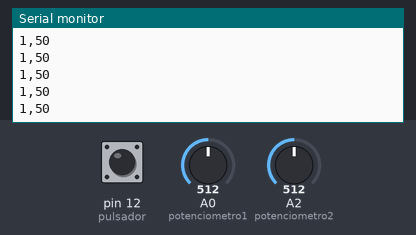
This sketch was run on a simulated Arduino Uno, built with avr-gcc and run on an emulated ATmega328P. On the bench: the last lines printed to the serial monitor. The test bench sets the inputs (shaded band); at power-on: A0 (potenciometro1) = 512, pin 12 (pulsador) HIGH, A2 (potenciometro2) = 512.

Above: at 1.2 s.
1.3 s: A0 (potenciometro1) set to 716
At 1.33 s:
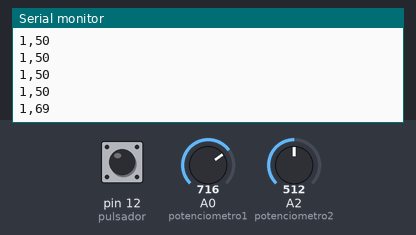
2.8 s: pin 12 (pulsador) pulled LOW for 0.15 s
At 2.85 s:
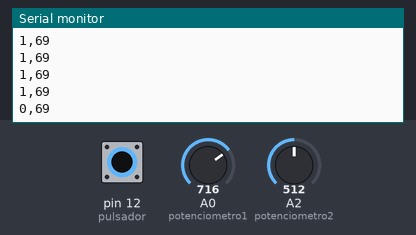
4.4 s: A0 (potenciometro1) set to 900
At 4.41 s:
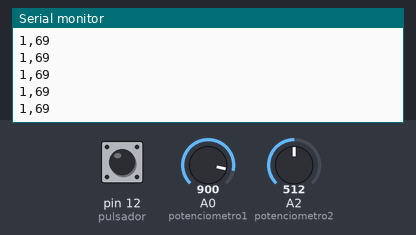
5.9 s: pin 12 (pulsador) pulled LOW for 1 s
At 5.93 s:
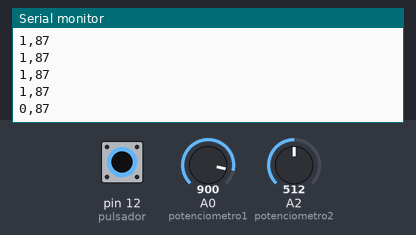
8.4 s: A0 (potenciometro1) set to 0
At 8.4 s:
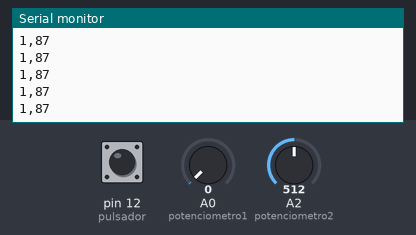
Timing chart, 0 to 11.4 s (numbered marks = the images above; inputs shaded):
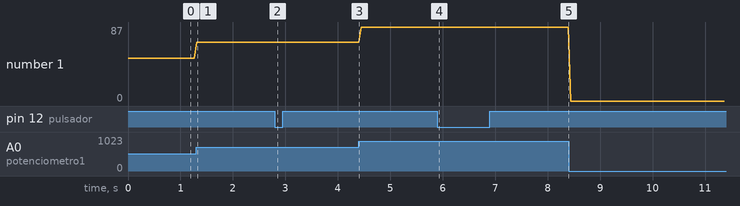

Measured:
- after the input at 1.3 s, the serial monitor: prints a new line at once (image 1)
- after the input at 2.8 s, the serial monitor: prints a new line at once (image 2)
- after the input at 5.9 s, the serial monitor: prints a new line at once (image 4)
- plotted number 1: 50 → 69 after the input at 1.3 s, 69 → 87 after the input at 4.4 s

The sketch:

programaArduinoBolos.ino
```cpp
int pulsador=12;
int potenciometro1=A0;
int potenciometro2=A2;

int presionado;
int vPoten1;
int vPoten2;

void setup() {
  Serial.begin(9600);
  pinMode(pulsador,INPUT);
  pinMode(potenciometro1,INPUT);
  pinMode(potenciometro2,INPUT);

  presionado=0;
  vPoten1=analogRead(potenciometro1);
  vPoten2=analogRead(potenciometro2);
}

void loop() {
  solucion3();
}

void solucion3(){

  presionado=digitalRead(pulsador);
  vPoten1=map(analogRead(potenciometro1),0,1023,0,100);

  vPoten2=map(analogRead(potenciometro2),0,1023,0,50);

  Serial.flush();

  Serial.print(presionado);
  Serial.print(",");
  Serial.println(vPoten1);
  //Serial.print(",");
  //Serial.print(vPoten2);
  //Serial.println();
  delay(50);
}

void solucion1(){
  if(presionado != digitalRead(pulsador)){
    presionado=digitalRead(pulsador);
    if(presionado == 1){
      Serial.println("Presionado");
      Serial.write(1);
      Serial.flush();
    }
  }

  if(vPoten1 != analogRead(potenciometro1)){
    vPoten1=analogRead(potenciometro1);
      Serial.print("Potenciometro1: ");
      Serial.println(vPoten1);
      Serial.write(vPoten1);
      Serial.flush();
  }

  if(vPoten2 != analogRead(potenciometro2)){
    vPoten2=analogRead(potenciometro2);
      Serial.print("Potenciometro2: ");
      Serial.println(vPoten2);
      Serial.write(vPoten2);
      Serial.flush();
  }
  delay(20);
}

void solucion2(){
  if(digitalRead(pulsador)==1){
      Serial.write(1);
      Serial.flush();
      delay(20);
  }else{
    Serial.write(0);
    Serial.flush();
    delay(20);
  }
}
```
